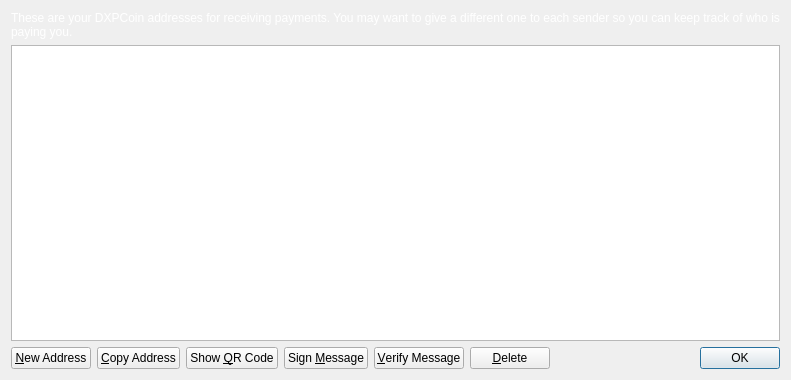
<?xml version="1.0" encoding="UTF-8"?>
<ui version="4.0">
 <class>AddressBookPage</class>
 <widget class="QWidget" name="AddressBookPage">
  <property name="geometry">
   <rect>
    <x>0</x>
    <y>0</y>
    <width>791</width>
    <height>380</height>
   </rect>
  </property>
  <property name="palette">
   <palette>
    <active>
     <colorrole role="WindowText">
      <brush brushstyle="SolidPattern">
       <color alpha="255">
        <red>255</red>
        <green>255</green>
        <blue>255</blue>
       </color>
      </brush>
     </colorrole>
    </active>
    <inactive>
     <colorrole role="WindowText">
      <brush brushstyle="SolidPattern">
       <color alpha="255">
        <red>255</red>
        <green>255</green>
        <blue>255</blue>
       </color>
      </brush>
     </colorrole>
    </inactive>
    <disabled>
     <colorrole role="WindowText">
      <brush brushstyle="SolidPattern">
       <color alpha="255">
        <red>120</red>
        <green>120</green>
        <blue>120</blue>
       </color>
      </brush>
     </colorrole>
    </disabled>
   </palette>
  </property>
  <property name="windowTitle">
   <string>Address Book</string>
  </property>
  <layout class="QVBoxLayout" name="verticalLayout">
   <item>
    <widget class="QLabel" name="labelExplanation">
     <property name="text">
      <string>These are your DXPCoin addresses for receiving payments. You may want to give a different one to each sender so you can keep track of who is paying you.</string>
     </property>
     <property name="textFormat">
      <enum>Qt::PlainText</enum>
     </property>
     <property name="wordWrap">
      <bool>true</bool>
     </property>
    </widget>
   </item>
   <item>
    <widget class="QTableView" name="tableView">
     <property name="contextMenuPolicy">
      <enum>Qt::CustomContextMenu</enum>
     </property>
     <property name="toolTip">
      <string>Double-click to edit address or label</string>
     </property>
     <property name="tabKeyNavigation">
      <bool>false</bool>
     </property>
     <property name="alternatingRowColors">
      <bool>true</bool>
     </property>
     <property name="selectionMode">
      <enum>QAbstractItemView::SingleSelection</enum>
     </property>
     <property name="selectionBehavior">
      <enum>QAbstractItemView::SelectRows</enum>
     </property>
     <property name="sortingEnabled">
      <bool>true</bool>
     </property>
     <attribute name="verticalHeaderVisible">
      <bool>false</bool>
     </attribute>
    </widget>
   </item>
   <item>
    <layout class="QHBoxLayout" name="horizontalLayout">
     <item>
      <widget class="QPushButton" name="newAddressButton">
       <property name="toolTip">
        <string>Create a new address</string>
       </property>
       <property name="text">
        <string>&amp;New Address</string>
       </property>
       <property name="icon">
        <iconset resource="../bitcoin.qrc">
         <normaloff>:/icons/add</normaloff>:/icons/add</iconset>
       </property>
      </widget>
     </item>
     <item>
      <widget class="QPushButton" name="copyToClipboard">
       <property name="toolTip">
        <string>Copy the currently selected address to the system clipboard</string>
       </property>
       <property name="text">
        <string>&amp;Copy Address</string>
       </property>
       <property name="icon">
        <iconset resource="../bitcoin.qrc">
         <normaloff>:/icons/editcopy</normaloff>:/icons/editcopy</iconset>
       </property>
      </widget>
     </item>
     <item>
      <widget class="QPushButton" name="showQRCode">
       <property name="text">
        <string>Show &amp;QR Code</string>
       </property>
       <property name="icon">
        <iconset resource="../bitcoin.qrc">
         <normaloff>:/icons/qrcode</normaloff>:/icons/qrcode</iconset>
       </property>
      </widget>
     </item>
     <item>
      <widget class="QPushButton" name="signMessage">
       <property name="toolTip">
        <string>Sign a message to prove you own a DXPCoin address</string>
       </property>
       <property name="text">
        <string>Sign &amp;Message</string>
       </property>
       <property name="icon">
        <iconset resource="../bitcoin.qrc">
         <normaloff>:/icons/edit</normaloff>:/icons/edit</iconset>
       </property>
      </widget>
     </item>
     <item>
      <widget class="QPushButton" name="verifyMessage">
       <property name="toolTip">
        <string>Verify a message to ensure it was signed with a specified DXPCoin address</string>
       </property>
       <property name="text">
        <string>&amp;Verify Message</string>
       </property>
       <property name="icon">
        <iconset resource="../bitcoin.qrc">
         <normaloff>:/icons/transaction_0</normaloff>:/icons/transaction_0</iconset>
       </property>
      </widget>
     </item>
     <item>
      <widget class="QPushButton" name="deleteButton">
       <property name="toolTip">
        <string>Delete the currently selected address from the list</string>
       </property>
       <property name="text">
        <string>&amp;Delete</string>
       </property>
       <property name="icon">
        <iconset resource="../bitcoin.qrc">
         <normaloff>:/icons/remove</normaloff>:/icons/remove</iconset>
       </property>
      </widget>
     </item>
     <item>
      <spacer name="horizontalSpacer">
       <property name="orientation">
        <enum>Qt::Horizontal</enum>
       </property>
       <property name="sizeHint" stdset="0">
        <size>
         <width>40</width>
         <height>20</height>
        </size>
       </property>
      </spacer>
     </item>
     <item>
      <widget class="QDialogButtonBox" name="buttonBox">
       <property name="sizePolicy">
        <sizepolicy hsizetype="Maximum" vsizetype="Fixed">
         <horstretch>0</horstretch>
         <verstretch>0</verstretch>
        </sizepolicy>
       </property>
       <property name="standardButtons">
        <set>QDialogButtonBox::Ok</set>
       </property>
      </widget>
     </item>
    </layout>
   </item>
  </layout>
 </widget>
 <resources>
  <include location="../bitcoin.qrc"/>
 </resources>
 <connections/>
</ui>
